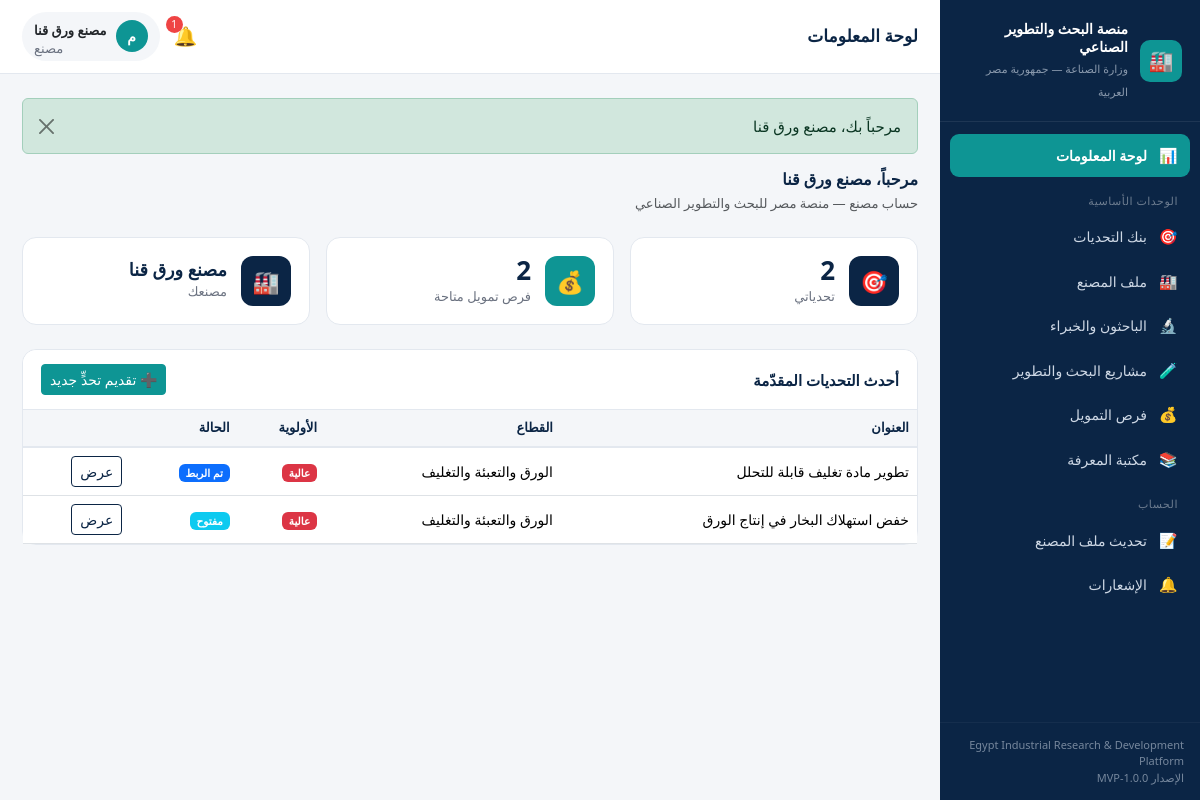
Page /public/dashboard (signed in) on the committed database.
### tables this page shows
CREATE TABLE `factories` (
  `id`                  INT UNSIGNED NOT NULL AUTO_INCREMENT,
  `user_id`             INT UNSIGNED NULL,
  `name`                VARCHAR(190) NOT NULL,
  `sector_id`           INT UNSIGNED NULL,
  `governorate_id`      INT UNSIGNED NULL,
  `contact_person`      VARCHAR(150) NULL,
  `email`               VARCHAR(190) NULL,
  `phone`               VARCHAR(40)  NULL,
  `products`            TEXT NULL,
  `main_challenges`     TEXT NULL,
  `energy_usage_level`  ENUM('low','medium','high') NOT NULL DEFAULT 'medium',
  `production_capacity` VARCHAR(190) NULL,
  `created_at`          DATETIME NOT NULL DEFAULT CURRENT_TIMESTAMP,
  PRIMARY KEY (`id`),
  KEY `idx_factories_sector` (`sector_id`),
  KEY `idx_factories_gov` (`governorate_id`),
  KEY `idx_factories_user` (`user_id`),
  CONSTRAINT `fk_factories_user` FOREIGN KEY (`user_id`) REFERENCES `users`(`id`) ON DELETE SET NULL,
  CONSTRAINT `fk_factories_sector` FOREIGN KEY (`sector_id`) REFERENCES `sectors`(`id`) ON DELETE SET NULL,
  CONSTRAINT `fk_factories_gov` FOREIGN KEY (`governorate_id`) REFERENCES `governorates`(`id`) ON DELETE SET NULL
);

CREATE TABLE `challenges` (
  `id`               INT UNSIGNED NOT NULL AUTO_INCREMENT,
  `factory_id`       INT UNSIGNED NULL,
  `created_by`       INT UNSIGNED NULL,
  `title`            VARCHAR(220) NOT NULL,
  `description`      TEXT NOT NULL,
  `sector_id`        INT UNSIGNED NULL,
  `priority`         ENUM('low','medium','high') NOT NULL DEFAULT 'medium',
  `expected_impact`  TEXT NULL,
  `needed_expertise` TEXT NULL,
  `status`           ENUM('pending','open','under_review','matched','in_progress','solved','rejected') NOT NULL DEFAULT 'pending',
  `created_at`       DATETIME NOT NULL DEFAULT CURRENT_TIMESTAMP,
  `updated_at`       DATETIME NULL,
  PRIMARY KEY (`id`),
  KEY `idx_ch_status` (`status`),
  KEY `idx_ch_sector` (`sector_id`),
  KEY `idx_ch_factory` (`factory_id`),
  CONSTRAINT `fk_ch_factory` FOREIGN KEY (`factory_id`) REFERENCES `factories`(`id`) ON DELETE SET NULL,
  CONSTRAINT `fk_ch_user` FOREIGN KEY (`created_by`) REFERENCES `users`(`id`) ON DELETE SET NULL,
  CONSTRAINT `fk_ch_sector` FOREIGN KEY (`sector_id`) REFERENCES `sectors`(`id`) ON DELETE SET NULL
);

CREATE TABLE `sectors` (
  `id`      INT UNSIGNED NOT NULL AUTO_INCREMENT,
  `name_ar` VARCHAR(120) NOT NULL,
  `name_en` VARCHAR(120) NULL,
  PRIMARY KEY (`id`)
);

### app/controllers/DashboardController.php (called while the page is built, shortened)
<?php
class DashboardController extends Controller
{
    public function index(): void
    {
        $this->roleDashboard();
    }
    private function roleDashboard(): void
    {
        $role = Auth::role();
        $uid  = Auth::id();
        $data = ['role' => $role];
        $challengeM = $this->model('Challenge');
        $fundingM   = $this->model('FundingOpportunity');
        if ($role === 'factory') {
            $factoryM = $this->model('Factory');
            $factory  = $factoryM->findByUser($uid);
            $data['factory'] = $factory;
            $data['myChallenges'] = $factory
                ? $challengeM->allWithRefs(['factory_id' => $factory['id']])
                : [];
            $data['fundingCount'] = $fundingM->count();
        } elseif (in_array($role, ['researcher', 'expert'], true)) {
            $rpM = $this->model('ResearcherProfile');
            $data['profile'] = $rpM->findByUser($uid);
            $data['openChallenges'] = $challengeM->allWithRefs(['status' => 'open']);
        } elseif ($role === 'investor') {
            $data['myFunding'] = $fundingM->byUser($uid);
            $data['challengeCount'] = $challengeM->count();
        }
        $this->view('dashboard/role', $data);
    }
}

### app/core/Router.php (called while the page is built, shortened)
<?php
class Router
{
    public function dispatch(): void
    {
        $url = $this->parseUrl();
        $action         = !empty($url[1]) ? $url[1] : 'index';
        $params         = array_slice($url, 2);
        $controller = new $controllerName();
        call_user_func_array([$controller, $action], $params);
    }
    private function parseUrl(): array
    {
        $url = $_GET['url'] ?? '';
        $url = rtrim($url, '/');
        $url = filter_var($url, FILTER_SANITIZE_URL);
        return explode('/', $url);
    }
}

### public/index.php (called while the page is built, shortened)
<?php
require_once APP_PATH . '/core/Database.php';
require_once APP_PATH . '/core/Model.php';
require_once APP_PATH . '/core/Controller.php';
require_once APP_PATH . '/core/Router.php';
require_once APP_PATH . '/helpers/functions.php';
require_once APP_PATH . '/helpers/Auth.php';
$router = new Router();
$router->dispatch();

### app/helpers/Auth.php (called while the page is built, shortened)
<?php
class Auth
{
    public static function user(): ?array
    {
        return $_SESSION['user'] ?? null;
    }
    public static function id(): ?int
    {
        return $_SESSION['user']['id'] ?? null;
    }
    public static function role(): ?string
    {
        return $_SESSION['user']['role'] ?? null;
    }
    public static function roleLabel(?string $role = null): string
    {
        $role = $role ?? self::role();
        return [
            'admin'      => 'مدير الوزارة',
            'factory'    => 'مصنع',
            'researcher' => 'باحث / جامعة',
            'expert'     => 'خبير / استشاري',
            'investor'   => 'مستثمر / جهة تمويل',
        ][$role] ?? $role ?? '';
    }
}

### app/core/Database.php (called while the page is built)
<?php
class Database
{
    private static ?PDO $instance = null;
    public static function getConnection(): PDO
    {
        if (self::$instance === null) {
            $dsn = sprintf(
                'mysql:host=%s;port=%s;dbname=%s;charset=%s',
                DB_HOST,
                DB_PORT,
                DB_NAME,
                DB_CHARSET
            );
            $options = [
                PDO::ATTR_ERRMODE            => PDO::ERRMODE_EXCEPTION,
                PDO::ATTR_DEFAULT_FETCH_MODE => PDO::FETCH_ASSOC,
                PDO::ATTR_EMULATE_PREPARES   => false,
            ];
            try {
                self::$instance = new PDO($dsn, DB_USER, DB_PASS, $options);
                self::$instance->exec("SET NAMES utf8mb4 COLLATE utf8mb4_unicode_ci");
            } catch (PDOException $e) {
                if (APP_DEBUG) {
                    die('Database connection failed: ' . $e->getMessage());
                }
                die('تعذّر الاتصال بقاعدة البيانات. يرجى مراجعة الإعدادات.');
            }
        }
        return self::$instance;
    }
}

### app/core/Model.php (called while the page is built, shortened)
<?php
abstract class Model
{
    protected PDO $db;
    public function __construct()
    {
        $this->db = Database::getConnection();
    }
    protected function query(string $sql, array $params = []): array
    {
        $stmt = $this->db->prepare($sql);
        $stmt->execute($params);
        return $stmt->fetchAll();
    }
    protected function queryOne(string $sql, array $params = []): ?array
    {
        $stmt = $this->db->prepare($sql);
        $stmt->execute($params);
        $row = $stmt->fetch();
        return $row === false ? null : $row;
    }
}

### app/models/Factory.php (called while the page is built, shortened)
<?php
class Factory extends Model
{
    public function findByUser(int $userId): ?array
    {
        return $this->queryOne("SELECT * FROM factories WHERE user_id = ? LIMIT 1", [$userId]);
    }
}

### app/models/Challenge.php (called while the page is built, shortened)
<?php
class Challenge extends Model
{
    public function allWithRefs(array $filters = []): array
    {
        $sql = "SELECT c.*, s.name_ar AS sector_name, f.name AS factory_name
                FROM challenges c
                LEFT JOIN sectors s ON s.id = c.sector_id
                LEFT JOIN factories f ON f.id = c.factory_id";
        $where = [];
        $params = [];
        if (!empty($filters['factory_id'])) {
            $where[] = 'c.factory_id = ?';
            $params[] = $filters['factory_id'];
        }
        if ($where) {
            $sql .= ' WHERE ' . implode(' AND ', $where);
        }
        $sql .= ' ORDER BY c.id DESC';
        return $this->query($sql, $params);
    }
}

### app/views/dashboard/role.php (the view, shortened to what this page needs)
<?php
$roleLabel = Auth::roleLabel($role);
?>
<div class="mb-4">
    <h2 class="section-title mb-1">مرحباً، <?= e(Auth::user()['name'] ?? '') ?></h2>
    <p class="text-muted small mb-0">حساب <?= e($roleLabel) ?> — منصة مصر للبحث والتطوير الصناعي</p>
</div>
<?php if ($role === 'factory'): ?>
    <?php if (empty($factory)): ?>
        <div class="card mb-4">
            <div class="card-body text-center py-5">
                <div class="empty-state">
                    <div class="ico">🏭</div>
                    <p>لم تقم بإنشاء ملف المصنع بعد. ابدأ بتسجيل بيانات مصنعك للاستفادة من خدمات المنصة.</p>
                    <a href="<?= url('factory/create') ?>" class="btn btn-primary mt-2">➕ إنشاء ملف المصنع</a>
                </div>
            </div>
        </div>
    <?php else: ?>
        <div class="row g-3 mb-4">
            <div class="col-6 col-md-4">
                <div class="kpi-card"><div class="kpi-ico bg-navy">🎯</div>
                    <div><div class="kpi-val"><?= count($myChallenges) ?></div><div class="kpi-lbl">تحدياتي</div></div></div>
            </div>
            <div class="col-6 col-md-4">
                <div class="kpi-card"><div class="kpi-ico bg-teal">💰</div>
                    <div><div class="kpi-val"><?= (int) $fundingCount ?></div><div class="kpi-lbl">فرص تمويل متاحة</div></div></div>
            </div>
            <div class="col-12 col-md-4">
                <div class="kpi-card"><div class="kpi-ico bg-navy">🏭</div>
                    <div><div class="kpi-val" style="font-size:1.1rem"><?= e($factory['name']) ?></div><div class="kpi-lbl">مصنعك</div></div></div>
            </div>
        </div>
        <div class="card">
            <div class="card-header d-flex justify-content-between align-items-center">
                <span>أحدث التحديات المقدّمة</span>
                <a href="<?= url('challenge/create') ?>" class="btn btn-teal btn-sm">➕ تقديم تحدٍّ جديد</a>
            </div>
            <div class="card-body p-0">
                <?php if (empty($myChallenges)): ?>
                    <div class="empty-state p-4"><div class="ico">🎯</div><p>لا توجد تحديات بعد.</p></div>
                <?php else: ?>
                <table class="table mb-0">
                    <thead><tr><th>العنوان</th><th>القطاع</th><th>الأولوية</th><th>الحالة</th><th></th></tr></thead>
                    <tbody>
                    <?php foreach (array_slice($myChallenges, 0, 6) as $c): ?>
                        <tr>
                            <td><?= e($c['title']) ?></td>
                            <td><?= e($c['sector_name'] ?? '—') ?></td>
                            <td><span class="badge bg-<?= priority_color($c['priority']) ?>"><?= e(priority_label($c['priority'])) ?></span></td>
                            <td><span class="badge bg-<?= challenge_status_color($c['status']) ?>"><?= e(challenge_status_label($c['status'])) ?></span></td>
                            <td><a href="<?= url('challenge/show/' . $c['id']) ?>" class="btn btn-outline-navy btn-sm">عرض</a></td>
                        </tr>
                    <?php endforeach; ?>
                    </tbody>
                </table>
                <?php endif; ?>
            </div>
        </div>
    <?php endif; ?>
<?php endif; ?>

### public/assets/css/style.css (style rules this page uses)
:root { --eg-navy: #0b2545; --eg-navy-700: #13315c; --eg-teal: #0e9594; --eg-teal-600: #0c807f; --eg-light: #f4f6f9; --eg-gray: #e3e8ef; --eg-text: #1f2937; --eg-muted: #6b7280; --eg-white: #ffffff; --sidebar-w: 260px; }
* { box-sizing: border-box; }
body { font-family: "Segoe UI", "Tahoma", "Cairo", system-ui, -apple-system, sans-serif; background: var(--eg-light); color: var(--eg-text); margin: 0; font-size: 15px; }
a { text-decoration: none; }
.kpi-card { background: var(--eg-white); border: 1px solid var(--eg-gray); border-radius: 14px; padding: 18px; height: 100%; display: flex; align-items: center; gap: 14px; transition: transform .15s, box-shadow .15s; }
.kpi-card .kpi-ico { width: 50px; height: 50px; border-radius: 12px; display: flex; align-items: center; justify-content: center; font-size: 22px; color: #fff; flex-shrink: 0; }
.kpi-card .kpi-val { font-size: 26px; font-weight: 800; color: var(--eg-navy); line-height: 1; }
.kpi-card .kpi-lbl { font-size: 13px; color: var(--eg-muted); margin-top: 4px; }
.bg-navy { background: var(--eg-navy) !important; }
.bg-teal { background: var(--eg-teal) !important; }
.card { border: 1px solid var(--eg-gray); border-radius: 14px; }
.card-header { background: var(--eg-white); border-bottom: 1px solid var(--eg-gray); font-weight: 700; color: var(--eg-navy); border-radius: 14px 14px 0 0 !important; padding: 14px 18px; }
.section-title { font-size: 16px; font-weight: 700; color: var(--eg-navy); margin: 0; }
.btn-teal { background: var(--eg-teal); border-color: var(--eg-teal); color: #fff; }
.btn-outline-navy { color: var(--eg-navy); border-color: var(--eg-navy); }
.table thead th { background: var(--eg-light); color: var(--eg-navy); font-size: 13px; border-bottom: 2px solid var(--eg-gray); }
.table td { vertical-align: middle; font-size: 14px; }

### rows in the picture
factories: name "مصنع ورق قنا"
challenges: title "تطوير مادة تغليف قابلة للتحلل", sector.name_ar "الورق والتعبئة والتغليف", priority "عالية", status "تم الربط"
challenges: title "خفض استهلاك البخار في إنتاج الورق", sector.name_ar "الورق والتعبئة والتغليف", priority "عالية", status "مفتوح"

### other values in the picture
APP_NAME_EN "Egypt Industrial Research & Development Platform"
APP_VERSION "1.0.0-MVP"
$pt "لوحة المعلومات"
$unread "1"
$initial "م"
$u['name'] "مصنع ورق قنا"
Auth::roleLabel() "مصنع"
$msg "مرحباً بك، مصنع ورق قنا"
Auth::user()['name'] "مصنع ورق قنا"
$roleLabel "مصنع"
count($myChallenges) "2"
$fundingCount "2"
